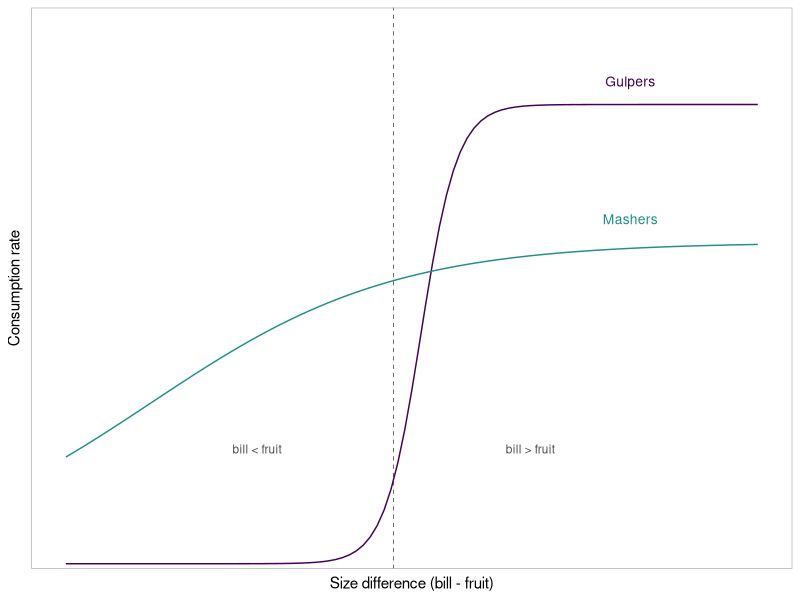
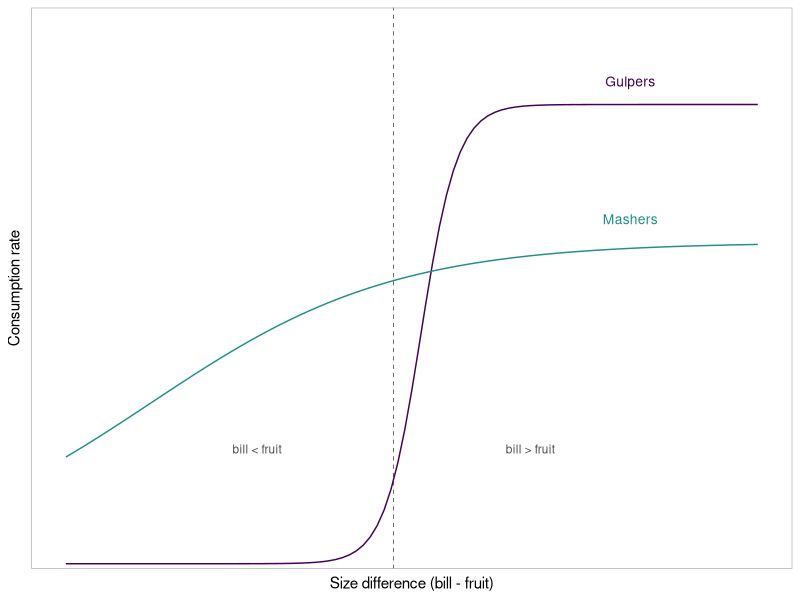

Write the R code that produced these figures, in order.
library(tidyverse)
library(viridis)
theme_set(theme_light())

dtext <- data.frame(
  x = c(1.3, 1.3),
  y = c(1.05, 0.75),
  name = c("Gulpers", "Mashers")
)

dtext2 <- data.frame(
  x = c(0.75, -0.75),
  y = c(0.25, 0.25),
  name = c("bill > fruit", "bill < fruit")
)

ggplot() +
  geom_vline(xintercept = 0, linewidth = 0.2, linetype = "dashed") +
  geom_function(fun = function(x) plogis(-1.5 + 10 * x), xlim = c(-1.8, 2),
                color = viridis(1)) +
  geom_function(fun = function(x) plogis(2 + 1.5 * x) * 0.7, xlim = c(-1.8, 2),
                color = viridis(1, begin = 0.5)) +
  geom_text(data = dtext, mapping = aes(x, y, label = name, color = name),
            size = 3.5) +
  scale_color_viridis(discrete = TRUE, end = 0.5) +
  geom_text(data = dtext2, mapping = aes(x, y, label = name), alpha = 0.7,
            size = 3) +
  # scale_x_continuous(breaks = c(0)) +
  scale_y_continuous(limits = c(0, 1.2), expand = c(0.005, 0.005)) +
  theme_light() +
  theme(legend.position = "none",
        axis.text = element_blank(),
        axis.ticks = element_blank(),
        panel.grid = element_blank()) +
  ylab("Consumption rate") +
  xlab("Size difference (bill - fruit)")

ggsave("figures/consumption_expected.tiff",
       width = 945, height = round(945 * 0.85), units = "px",
       dpi = 300)

# Width: 945 (single column), 1476 (1.5 column) or 1961 (double column) pixels
# (at 300 dpi). Resolution: 300-600 dpi.
# Size: <50 MB (for exceptions on file size, see below).
